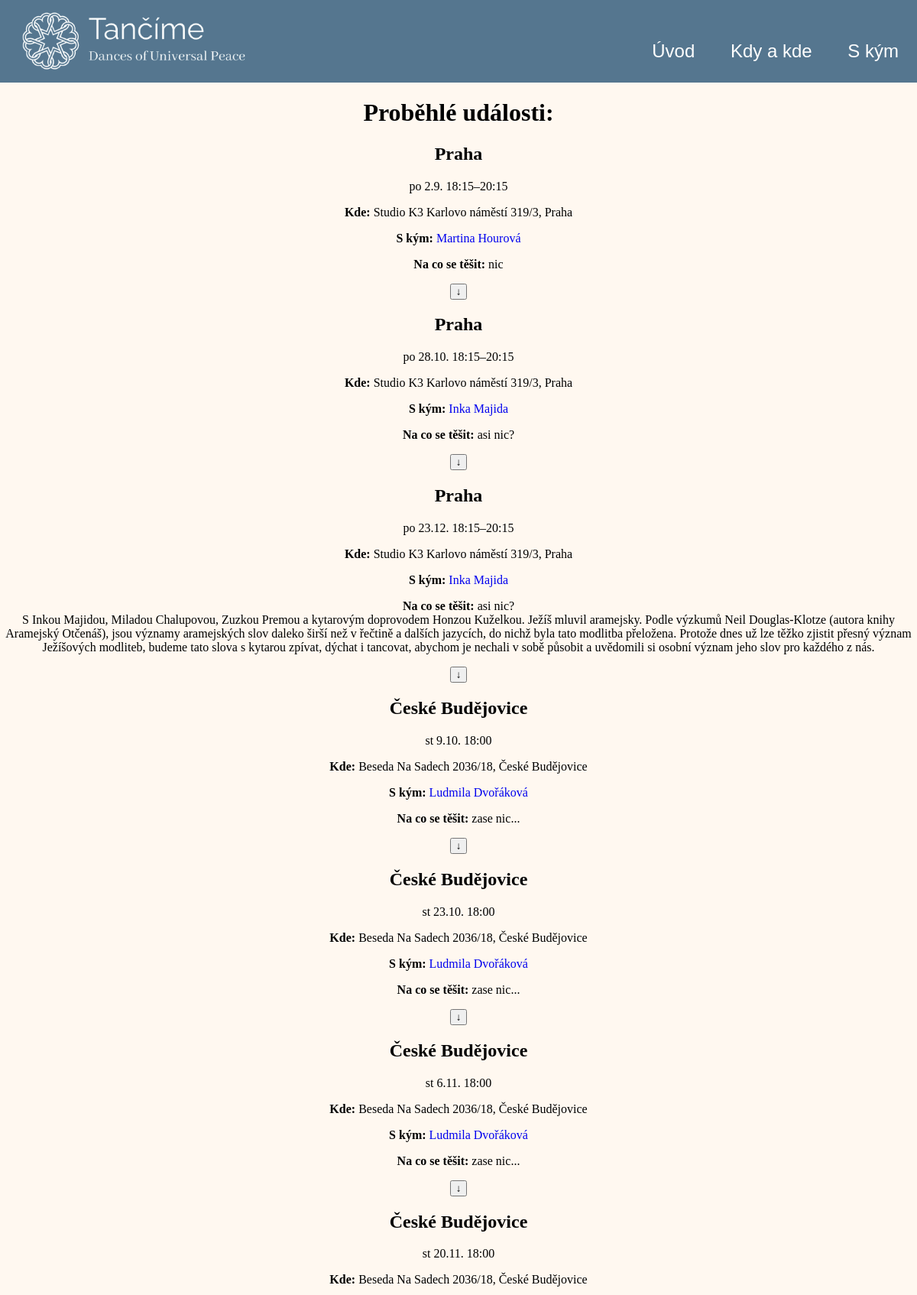
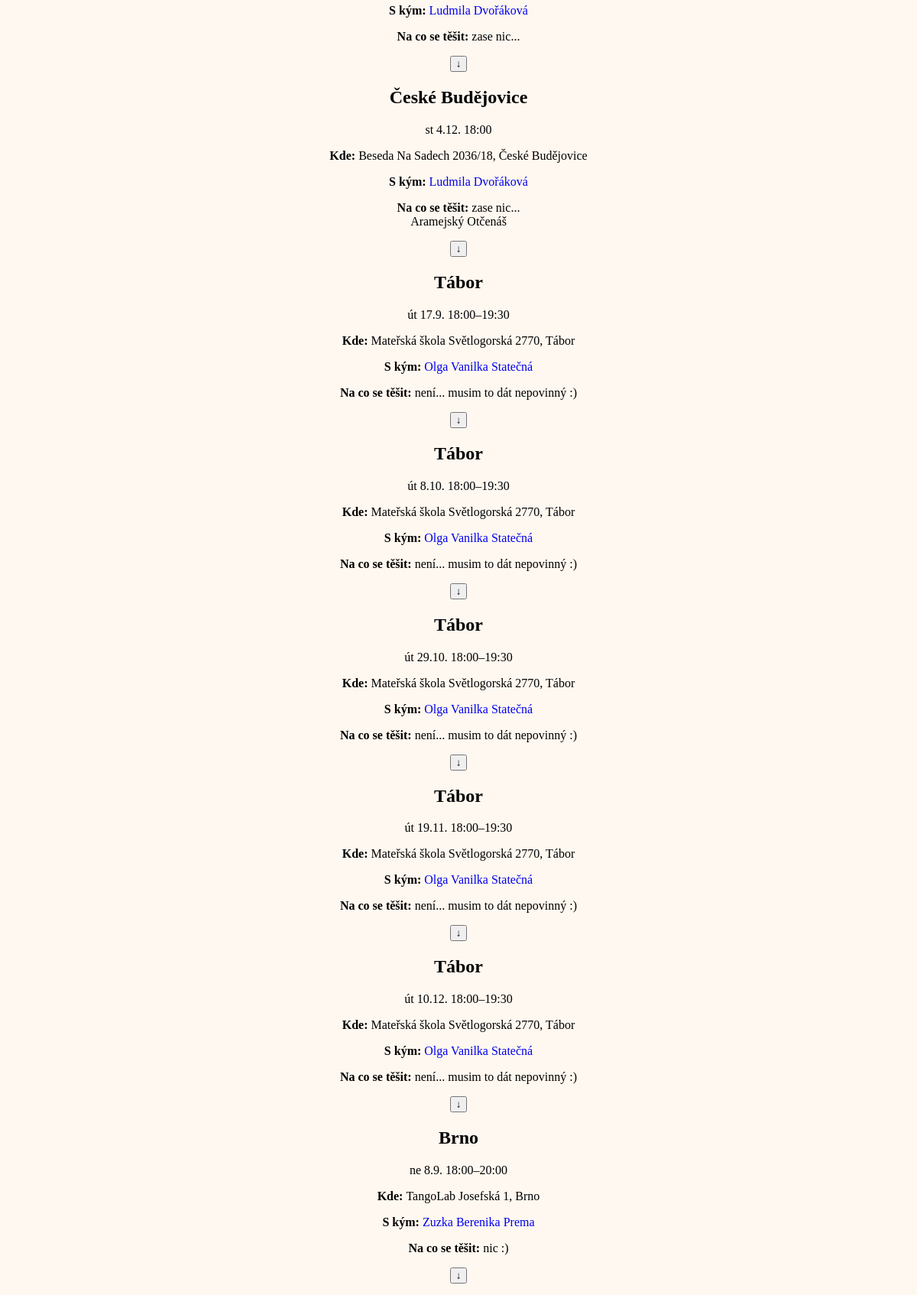
The page /past-events/ (upper part) on the database its author committed (2 pictures, top to bottom).
### danceapp/models.py (models this page shows, shortened)
class Event(models.Model):
    parent = models.ForeignKey(EventGroup, verbose_name="Event Group", on_delete=models.PROTECT)
    date = models.DateField(verbose_name="Datum", default=datetime.date.today)
    description = models.TextField(verbose_name="Dodatečný popis (nepovinné)", null=True, blank=True)
    town_to_number = {}
    next_number = 1
    class Meta:
        verbose_name = "Taneční večer"
        verbose_name_plural = "Taneční večery"

class EventGroup(models.Model):
    lector = models.ManyToManyField(Lector, verbose_name="Lektor")
    location = models.ForeignKey(Location, verbose_name="Místo konání", on_delete=models.PROTECT)
    startTime = models.TimeField(verbose_name="Začátek", default='18:00')
    endTime = models.TimeField(verbose_name="Konec (nepovinné)", default='20:00', null=True, blank=True)
    description = models.TextField(verbose_name="Popis")
    class Meta:
        verbose_name = "Taneční večer"
        verbose_name_plural = "Taneční večery"

class Location(models.Model):
    coordinates = models.CharField(max_length=50, verbose_name="Souřadnice")
    name = models.CharField(max_length=50, null=True, blank=True, verbose_name="Název místa (nepovinné)")
    town = models.CharField(max_length=50, verbose_name="Město/Obec")
    address = models.CharField(max_length=100, verbose_name="Adresa (ulice a ČP)")
    description = models.CharField(max_length=100, null=True, blank=True, verbose_name="Popis (jak se k nám dostat)")
    lector = models.ForeignKey('Lector', on_delete=models.PROTECT, verbose_name="Lektor")
    class Meta:
        verbose_name = "Místo konání"
        verbose_name_plural = "Místa konání"

class Lector(models.Model):
    user = models.OneToOneField(User, on_delete=models.CASCADE, null=True, blank=True, verbose_name="Uživatel")
    firstName = models.CharField(max_length=50, verbose_name="Jméno")
    lastName = models.CharField(max_length=50, null=True, blank=True, verbose_name="Příjmení")
    slug = models.SlugField(max_length=100, unique=True)
    image = models.ImageField(upload_to='images/', null=True, blank=True, verbose_name="Fotka")
    description = models.TextField(verbose_name="Popis")
    phone = models.CharField(max_length=50, null=True, blank=True, verbose_name="Telefon")
    email = models.EmailField(null=True, blank=True, verbose_name="E-mail")
    link = models.CharField(max_length=256, null=True, blank=True, verbose_name="Odkaz na stránku")
    class Meta:
        ordering = ['firstName'] #řazení lektorů podle abecedy
        verbose_name = "Lektor"
        verbose_name_plural = "Lektoři"

### dance_web/views.py (the view)
# urls.py: path('past-events/', views.past_events, name='past_events'),
def past_events(request):
    now = timezone.now().date()
    past_events = Event.objects.filter(date__lt=now)
    past_workshops = Workshop.objects.filter(end__lt=now)
    combined = list(past_events) + list(past_workshops)
    context = {
        'combined': combined,
    }
    return render(request, 'past_events.html', context)

### danceapp/templatetags/custom_filters.py (called while the page is built)
@register.filter
def show_past_events(events):
    if events is None:
        return []
    now = timezone.now()
    past_events = []
    for event in events:
        if hasattr(event, 'end'):
            if isinstance(event.end, timezone.datetime):
                if event.end < now:
                    past_events.append(event)
            else:
                if event.end < now.date():
                    past_events.append(event)
        elif hasattr(event, 'date'):
            if event.date < now.date():
                past_events.append(event)
        elif hasattr(event, 'start'):
            if event.start < now.date():
                past_events.append(event)
    return past_events

@register.filter
def is_instance(obj, class_name):
    return obj.__class__.__name__ == class_name

### templates/past_events.html (shortened to what this page needs)
{% extends "base.html" %}
{% load custom_filters %}
{% load static %}
{% block extra_css %}
    <link rel="stylesheet" type="text/css" href="{% static 'css/events.css' %}">
{% endblock %}
{% block content %}
<h1>Proběhlé události:</h1>
<div class="events">
    {% for item in combined|show_past_events %}
            <div class="{% if item|is_instance:'Event' %}event{% else %}workshop{% endif %}">
                {% if item|is_instance:'Event' %}
                    <h2 class="event-title">{{ item.parent.location.town }}</h2>
                {% else %}
                    <h2 class="workshop-title">{{ item.title }}</h2>
                {% endif %}
                <div class="{% if item|is_instance:'Event' %}event-details{% else %}workshop-details{% endif %}">
                    <div class="{% if item|is_instance:'Event' %}event-date{% else %}workshop-date{% endif %}">
                        {% with item|date_format as date %}
                        <p>{{ date.day }} {{ date.date }} {% if date.startTime %} {{ date.startTime }}{% if date.endTime %}–{{ date.endTime }} {% endif %}{% endif %}</p>
                        {% endwith %}
                    </div>
                    <div class="{% if item|is_instance:'Event' %}event-location{% else %}workshop-location{% endif %}">
                        <p><strong>Kde: </strong>{% if item|is_instance:'Event' %}{{ item.parent.location.name }} {{ item.parent.location.address }}, {{ item.parent.location.town }}{% else %}{{ item.location.name }} {{ item.location.address }}, {{ item.location.town }}{% endif %}</p>
                    </div>
                    <div class="{% if item|is_instance:'Event' %}event-lector{% else %}workshop-lector{% endif %}">
                        <p><strong>S kým: </strong>
                            {% if item|is_instance:'Event' %}
                                {% for lector in item.parent.lector.all %}
                                    <a href="{% url 'lector_page' slug=lector.slug %}">
                                        {{ lector.firstName }}{% if lector.lastName %} {{ lector.lastName }}{% endif %}{% if not forloop.last %}, {% endif %}
                                    </a>
                                {% endfor %}
                            {% else %}
                                {% for lector in item.lector.all %}
                                    <a href="{% url 'lector_page' slug=lector.slug %}">
                                        {{ lector.firstName }}{% if lector.lastName %} {{ lector.lastName }}{% endif %}{% if not forloop.last %}, {% endif %}
                                    </a>
                                {% endfor %}
                            {% endif %}
                        </p>
                    </div>
                    <div class="{% if item|is_instance:'Event' %}event-description{% else %}workshop-description{% endif %}">
                        <p class="description"><strong>Na co se těšit: </strong>{% if item|is_instance:'Event' %}{{ item.parent.description }}<br>{{ item.description }}{% else %}{{ item.description }}{% endif %}</p>
                        <button class="toggle-description">↓</button>
                    </div>
                </div>
            </div>
        {% endfor %}
</div>
{% endblock %}

### static/css/base.css (style rules this page uses)
body { padding: 0px; margin: 0px; }
a { text-decoration: none; }

### rows shown on the page
Event: parent.location.town "Praha", day "po", date "2.9.", startTime "18:15", endTime "20:15", parent.location.name "Studio K3", parent.location.address "Karlovo náměstí 319/3", parent.description "nic"
Lector: firstName "Martina", lastName "Hourová"
Event: parent.location.town "Praha", day "po", date "28.10.", startTime "18:15", endTime "20:15", parent.location.name "Studio K3", parent.location.address "Karlovo náměstí 319/3", parent.description "asi nic?"
Lector: firstName "Inka", lastName "Majida"
Event: parent.location.town "Praha", day "po", date "23.12.", startTime "18:15", endTime "20:15", parent.location.name "Studio K3", parent.location.address "Karlovo náměstí 319/3", parent.description "asi nic?", description "S Inkou Majidou, Miladou Chalupovou, Zuzkou Premou a kytarovým doprovodem Honzou Kuželkou. Ježíš mluvil aramejsky. Podle výzkumů Neil Douglas-Klotze (autora knihy Aramejský Otčenáš), jsou významy aramejských slov daleko širší než v řečtině a dalších jazycích, do nichž byla tato modlitba přeložena. Protože dnes už lze těžko zjistit přesný význam Ježíšových modliteb, budeme tato slova s kytarou zpívat, dýchat i tancovat, abychom je nechali v sobě působit a uvědomili si osobní význam jeho slov pro každého z nás."
Event: parent.location.town "České Budějovice", day "st", date "9.10.", startTime "18:00", parent.location.name "Beseda", parent.location.address "Na Sadech 2036/18", parent.description "zase nic..."
Lector: firstName "Ludmila", lastName "Dvořáková"
Event: parent.location.town "České Budějovice", day "st", date "23.10.", startTime "18:00", parent.location.name "Beseda", parent.location.address "Na Sadech 2036/18", parent.description "zase nic..."
Event: parent.location.town "České Budějovice", day "st", date "6.11.", startTime "18:00", parent.location.name "Beseda", parent.location.address "Na Sadech 2036/18", parent.description "zase nic..."
Event: parent.location.town "České Budějovice", day "st", date "20.11.", startTime "18:00", parent.location.name "Beseda", parent.location.address "Na Sadech 2036/18", parent.description "zase nic..."
Event: parent.location.town "České Budějovice", day "st", date "4.12.", startTime "18:00", parent.location.name "Beseda", parent.location.address "Na Sadech 2036/18", parent.description "zase nic...", description "Aramejský Otčenáš"
Event: parent.location.town "Tábor", day "út", date "17.9.", startTime "18:00", endTime "19:30", parent.location.name "Mateřská škola", parent.location.address "Světlogorská 2770", parent.description "není... musim to dát nepovinný :)"
Lector: firstName "Olga Vanilka", lastName "Statečná"
Event: parent.location.town "Tábor", day "út", date "8.10.", startTime "18:00", endTime "19:30", parent.location.name "Mateřská škola", parent.location.address "Světlogorská 2770", parent.description "není... musim to dát nepovinný :)"
Event: parent.location.town "Tábor", day "út", date "29.10.", startTime "18:00", endTime "19:30", parent.location.name "Mateřská škola", parent.location.address "Světlogorská 2770", parent.description "není... musim to dát nepovinný :)"
Event: parent.location.town "Tábor", day "út", date "19.11.", startTime "18:00", endTime "19:30", parent.location.name "Mateřská škola", parent.location.address "Světlogorská 2770", parent.description "není... musim to dát nepovinný :)"
Event: parent.location.town "Tábor", day "út", date "10.12.", startTime "18:00", endTime "19:30", parent.location.name "Mateřská škola", parent.location.address "Světlogorská 2770", parent.description "není... musim to dát nepovinný :)"
Event: parent.location.town "Brno", day "ne", date "8.9.", startTime "18:00", endTime "20:00", parent.location.name "TangoLab", parent.location.address "Josefská 1", parent.description "nic :)"
Lector: firstName "Zuzka Berenika", lastName "Prema"
